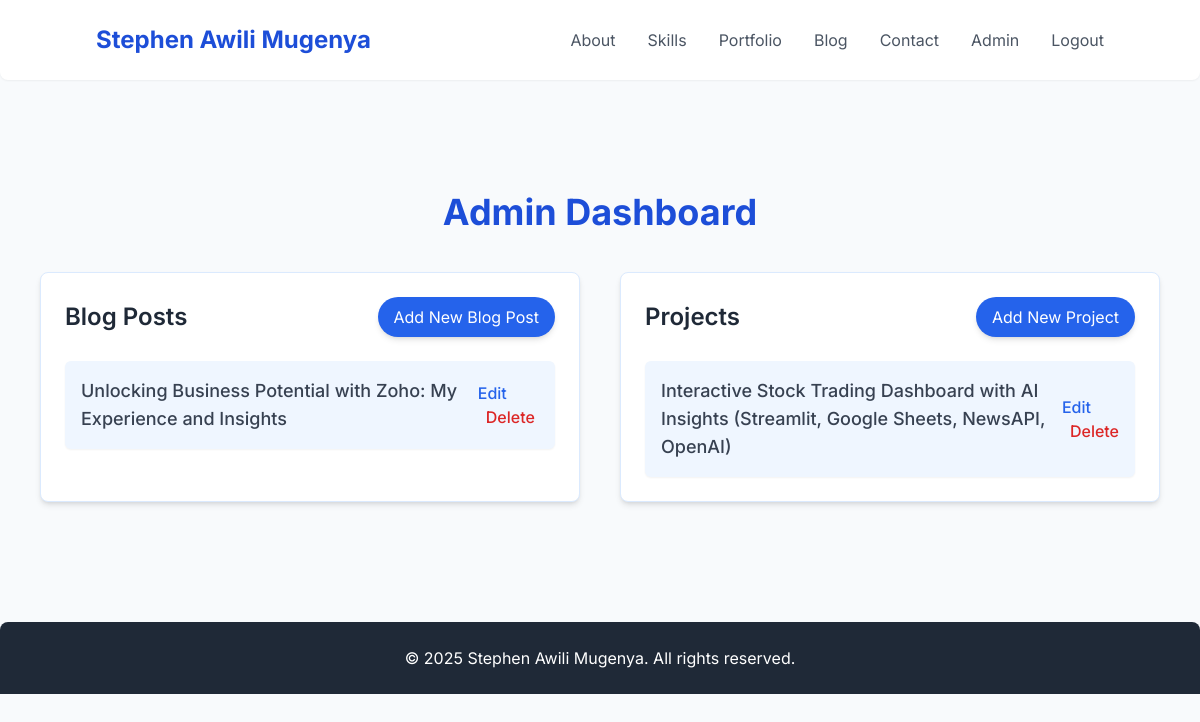
The page /admin (signed in) on the database its author committed.
### app.py (models this page shows, shortened)
class BlogPost(db.Model):
    id = db.Column(db.Integer, primary_key=True)
    title = db.Column(db.String(100), nullable=False)
    content = db.Column(db.Text, nullable=False)
    date_posted = db.Column(db.DateTime, nullable=False, default=datetime.utcnow)

class Project(db.Model):
    id = db.Column(db.Integer, primary_key=True)
    title = db.Column(db.String(100), nullable=False)
    description = db.Column(db.Text, nullable=False)
    skills_used = db.Column(db.String(200), nullable=True) # e.g., "Zoho CRM, Deluge"
    demo_link = db.Column(db.String(200), nullable=True)
    case_study_link = db.Column(db.String(200), nullable=True)

### app.py (the view)
@app.route('/admin')
@login_required
def admin_dashboard():
    form = LoginForm() # <--- Add this line
    blog_posts = BlogPost.query.order_by(BlogPost.date_posted.desc()).all()
    projects = Project.query.order_by(Project.id.desc()).all()
    return render_template('admin/admin.html',
                           title='Admin Dashboard',
                           blog_posts=blog_posts,
                           projects=projects,
                           form=form)

### app.py (called while the page is built)
@login_manager.user_loader
def load_user(user_id):
    return User.query.get(int(user_id))

### templates/admin/admin.html (shortened to what this page needs)
{% extends "base.html" %}
{% block content %}
<div class="container mx-auto px-4 py-16 md:py-24 max-w-6xl">
    <h1 class="text-4xl font-bold text-blue-700 mb-10 text-center">Admin Dashboard</h1>
    <div class="grid grid-cols-1 md:grid-cols-2 gap-10">
        <div class="bg-white p-6 rounded-lg shadow-md border border-blue-100">
            <div class="flex justify-between items-center mb-6">
                <h2 class="text-2xl font-semibold text-gray-800">Blog Posts</h2>
                <a href="{{ url_for('new_blog_post') }}" class="bg-blue-600 text-white px-4 py-2 rounded-full hover:bg-blue-700 transition-colors shadow-md">Add New Blog Post</a>
            </div>
            <ul class="space-y-4">
                {% for post in blog_posts %}
                <li class="flex justify-between items-center bg-blue-50 p-4 rounded-md shadow-sm">
                    <span class="text-lg font-medium text-gray-700">{{ post.title }}</span>
                    <div class="space-x-2">
                        <a href="{{ url_for('edit_blog_post', post_id=post.id) }}" class="text-blue-600 hover:text-blue-800 font-medium">Edit</a>
                        <form action="{{ url_for('delete_blog_post', post_id=post.id) }}" method="POST" class="inline">
                            <button type="submit" class="text-red-600 hover:text-red-800 font-medium" onclick="return confirm('Are you sure you want to delete this blog post?');">Delete</button>
                        </form>
                    </div>
                </li>
                {% else %}
                <p class="text-gray-600">No blog posts yet.</p>
                {% endfor %}
            </ul>
        </div>
        <div class="bg-white p-6 rounded-lg shadow-md border border-blue-100">
            <div class="flex justify-between items-center mb-6">
                <h2 class="text-2xl font-semibold text-gray-800">Projects</h2>
                <a href="{{ url_for('new_project') }}" class="bg-blue-600 text-white px-4 py-2 rounded-full hover:bg-blue-700 transition-colors shadow-md">Add New Project</a>
            </div>
            <ul class="space-y-4">
                {% for project in projects %}
                <li class="flex justify-between items-center bg-blue-50 p-4 rounded-md shadow-sm">
                    <span class="text-lg font-medium text-gray-700">{{ project.title }}</span>
                    <div class="space-x-2">
                        <a href="{{ url_for('edit_project', project_id=project.id) }}" class="text-blue-600 hover:text-blue-800 font-medium">Edit</a>
                        <form action="{{ url_for('delete_project', project_id=project.id) }}" method="POST" class="inline">
                            <button type="submit" class="text-red-600 hover:text-red-800 font-medium" onclick="return confirm('Are you sure you want to delete this project?');">Delete</button>
                        </form>
                    </div>
                </li>
                {% else %}
                <p class="text-gray-600">No projects yet.</p>
                {% endfor %}
            </ul>
        </div>
    </div>
</div>
{% endblock %}

### templates/base.html (shortened to what this page needs)
<!DOCTYPE html>
<html lang="en">
<head>
    <script src="https://cdn.tailwindcss.com"></script>
</head>
<body class="text-gray-800">
    <nav class="bg-white shadow-sm p-4 sticky top-0 z-50 rounded-b-lg">
        <div class="container mx-auto flex justify-between items-center">
            <a href="{{ url_for('home') }}" class="text-2xl font-bold text-blue-700 rounded-md p-2 hover:bg-blue-50 transition-colors">
                Stephen Awili Mugenya
            </a>
            <div id="desktop-menu" class="hidden md:flex space-x-4">
                <a href="{{ url_for('home') }}#about" class="nav-link text-gray-600 hover:text-blue-700 transition-colors p-2 rounded-md hover:bg-blue-50">About</a>
                <a href="{{ url_for('home') }}#skills" class="nav-link text-gray-600 hover:text-blue-700 transition-colors p-2 rounded-md hover:bg-blue-50">Skills</a>
                <a href="{{ url_for('portfolio') }}" class="nav-link text-gray-600 hover:text-blue-700 transition-colors p-2 rounded-md hover:bg-blue-50">Portfolio</a>
                <a href="{{ url_for('blog') }}" class="nav-link text-gray-600 hover:text-blue-700 transition-colors p-2 rounded-md hover:bg-blue-50">Blog</a>
                <a href="{{ url_for('home') }}#contact" class="nav-link text-gray-600 hover:text-blue-700 transition-colors p-2 rounded-md hover:bg-blue-50">Contact</a>
                {% if current_user.is_authenticated %}
                <a href="{{ url_for('admin_dashboard') }}" class="nav-link text-gray-600 hover:text-blue-700 transition-colors p-2 rounded-md hover:bg-blue-50">Admin</a>
                <a href="{{ url_for('logout') }}" class="nav-link text-gray-600 hover:text-blue-700 transition-colors p-2 rounded-md hover:bg-blue-50">Logout</a>
                {% endif %}
            </div>
        </div>
    </nav>
    {% block content %}{% endblock %}
    <br />
    <footer class="bg-gray-800 text-white py-6 text-center rounded-t-lg">
        <div class="container mx-auto px-4">
            <p>&copy; 2025 Stephen Awili Mugenya. All rights reserved.</p>
        </div>
    </footer>
</body>
</html>

### templates/base.html (style rules this page uses)
body { font-family: 'Inter', sans-serif; scroll-behavior: smooth; background-color: #f8fafc; }

### rows shown on the page
BlogPost: title "Unlocking Business Potential with Zoho: My Experience and Insights"
Project: title "Interactive Stock Trading Dashboard with AI Insights (Streamlit, Google Sheets, NewsAPI, OpenAI)"
